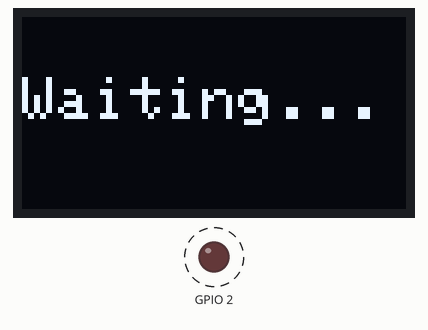
This sketch was run on a simulated ESP32. On the bench: 128×64 one-colour display, output pins drawn as LEDs (lit = HIGH). Dashed ring = blinking.

Above: at 0.2 s.
Timing chart, 0 to 130.0 s (numbered marks = the images above):
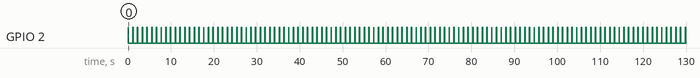

Measured:
- by itself, GPIO 2: alternates HIGH for 0.10 s and LOW for 1.0 s

The sketch:

subtask_1.ino
```cpp
#include <Arduino.h>
#include <Wire.h>
#include <Adafruit_GFX.h>
#include <Adafruit_SSD1306.h>
#include <ArduinoJson.h>

#define SCREEN_WIDTH 128
#define SCREEN_HEIGHT 64

Adafruit_SSD1306 display(SCREEN_WIDTH, SCREEN_HEIGHT, &Wire, -1);

// RTOS Handles
QueueHandle_t commandQueue;
SemaphoreHandle_t delayMutex;
TaskHandle_t t_Input;
TaskHandle_t t_Display;
TaskHandle_t t_Blink;

// Shared variable
volatile int currentDelay = 1000;

// Queue data structure
struct Command {
  char text[20];
  int blinkRate;
};

// TASK 1: THE HEART (Blink LED)
void HeartTask(void *pvParameters) {
  pinMode(2, OUTPUT);

  for (;;) {
    int localDelay;
    xSemaphoreTake(delayMutex, portMAX_DELAY);
    localDelay = currentDelay;
    xSemaphoreGive(delayMutex);

    digitalWrite(2, HIGH);
    vTaskDelay(100 / portTICK_PERIOD_MS);
    digitalWrite(2, LOW);
    vTaskDelay(localDelay / portTICK_PERIOD_MS);
  }
}

// TASK 2: THE EAR (Serial Input)
void InputTask(void *pvParameters) {
  Serial.begin(115200);

  for (;;) {
    if (Serial.available() > 0) {
      String input = Serial.readStringUntil('\n');
      input.trim();

      StaticJsonDocument<200> doc;
      DeserializationError error = deserializeJson(doc, input);

      if (!error) {
        Command cmd;
        strlcpy(cmd.text, doc["msg"], sizeof(cmd.text));
        cmd.blinkRate = doc["delay"];
        xQueueSend(commandQueue, &cmd, portMAX_DELAY);
        Serial.println("Command sent to queue!");
      } else {
        Serial.println("JSON Error");
      }
    }
    vTaskDelay(50 / portTICK_PERIOD_MS);
  }
}

// TASK 3: THE FACE (OLED Display)
void DisplayTask(void *pvParameters) {
  Command receivedCmd;

  if(!display.begin(SSD1306_SWITCHCAPVCC, 0x3C)) {
    for(;;);
  }

  display.clearDisplay();
  display.setTextSize(2);
  display.setTextColor(SSD1306_WHITE);
  display.setCursor(0, 20);
  display.println("Waiting...");
  display.display();

  for (;;) {
    if (xQueueReceive(commandQueue, &receivedCmd, portMAX_DELAY) == pdTRUE) {
      xSemaphoreTake(delayMutex, portMAX_DELAY);
      currentDelay = receivedCmd.blinkRate;
      xSemaphoreGive(delayMutex);

      display.clearDisplay();
      display.setCursor(0, 20);
      display.println(receivedCmd.text);
      display.display();
      Serial.println("Screen Updated.");
    }
  }
}

void setup() {
  delayMutex = xSemaphoreCreateMutex();
  commandQueue = xQueueCreate(5, sizeof(Command));

  xTaskCreate(HeartTask, "Heart", 1024, NULL, 1, &t_Blink);
  xTaskCreate(InputTask, "Input", 4096, NULL, 1, &t_Input);
  xTaskCreate(DisplayTask, "Display", 4096, NULL, 1, &t_Display);
}

void loop() {}
```
